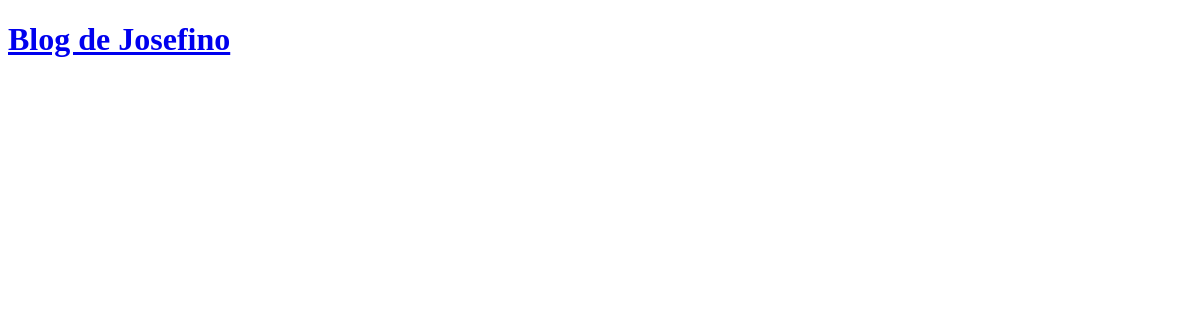
/, run on an earlier commit of the app's database.
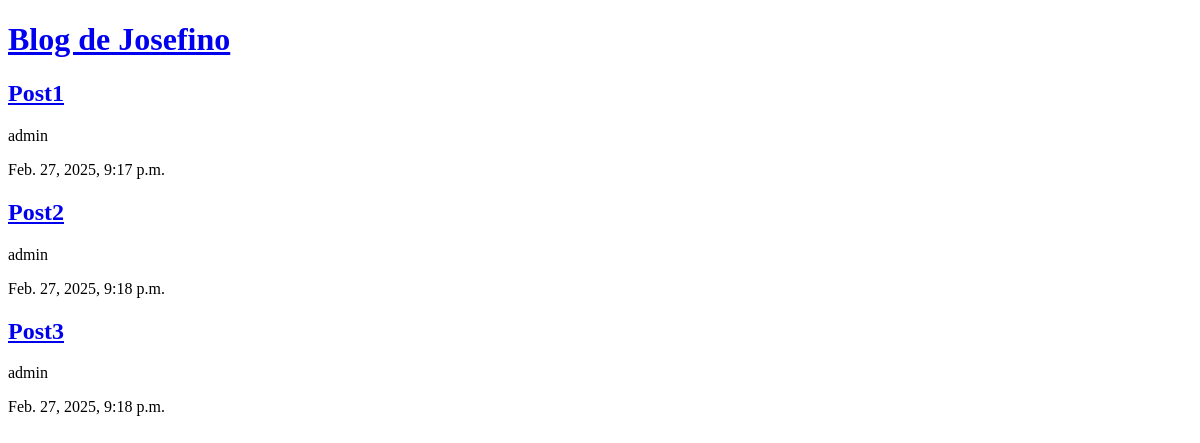
And on a later commit of the database.
### blog/models.py (models this page shows, shortened)
class Publication(models.Model):
    title = models.CharField(max_length=100)
    body = models.TextField(max_length=1000)
    author= models.ForeignKey('auth.User', on_delete=models.CASCADE)
    date= models.DateTimeField(auto_now_add=True)
    updated = models.DateTimeField(auto_now=True)

### blog/views.py (the view)
# urls.py: path('', PublicationListView.as_view(), name='publications-list'),
class PublicationListView(ListView):
    model = Publication
    template_name = 'publications-list.html'

### templates/Publications-list.html (shortened to what this page needs)
{% extends "_base.html" %}
{% block content %}
{% for post in publication_list %}
    <a href=" {% url 'publication-detail' post.pk %}" ><h2>{{ post.title }}</h2></a>
    <p>{{ post.author }}</p>
    <p>{{ post.date }}</p>
{% endfor %}
{% endblock content %}

### templates/_base.html (shortened to what this page needs)
<!DOCTYPE html>
<html lang="en">
<head>
</head>
<body>
  <HEAder>
   <h1> <a href="{% url 'publications-list' %}">Blog de Josefino</a></h1>
  </HEAder>
  {% block content %}
  {% endblock content %}
</body>
</html>

What changed in the data, as far as the page shows it:
added Publication: title "Post1", author "admin", date "Feb. 27, 2025, 9:17 p.m."
added Publication: title "Post2", author "admin", date "Feb. 27, 2025, 9:18 p.m."
added Publication: title "Post3", author "admin", date "Feb. 27, 2025, 9:18 p.m."
